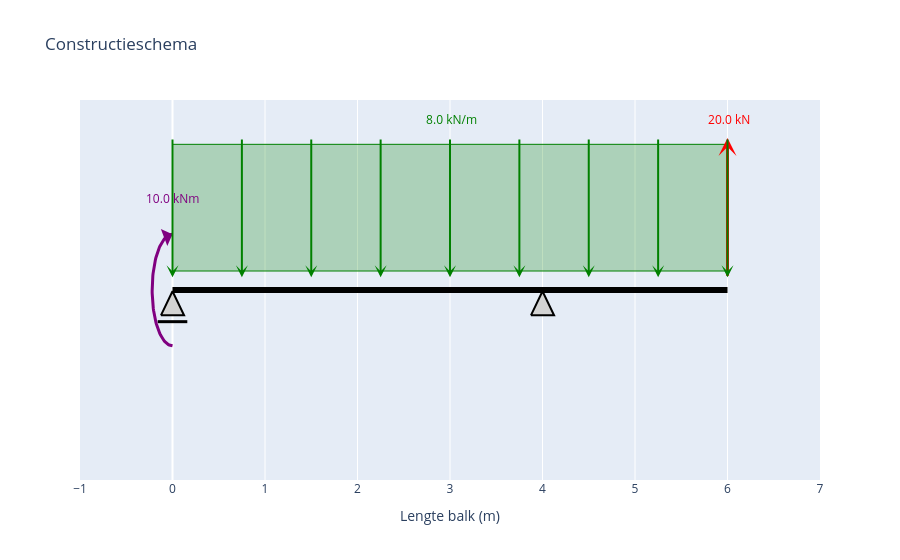

Write notebook code for a chart like this one.
### Code cell
# --- toon de figuren ---
fig_schema = maak_constructieschema_plotly()
fig_schema.show()

### Figure 1 — Plotly figure (JSON) as saved in the notebook; plotly's stock layout.template omitted (floating-point values rounded to 4 significant figures)
{"data": [{"hoverinfo": "skip", "line": {"color": "black", "width": 6}, "mode": "lines", "type": "scatter", "x": [0, 6], "y": [0, 0]}, {"fill": "toself", "fillcolor": "lightgray", "hoverinfo": "skip", "line": {"color": "black", "width": 2}, "mode": "lines", "opacity": 1, "type": "scatter", "x": [-0.125, 0.125, 0, -0.125], "y": [-0.2, -0.2, -0.01, -0.2]}, {"hoverinfo": "skip", "line": {"color": "black", "width": 3}, "mode": "lines", "type": "scatter", "x": [-0.16, 0.16], "y": [-0.25, -0.25]}, {"fill": "toself", "fillcolor": "lightgray", "hoverinfo": "skip", "line": {"color": "black", "width": 2}, "mode": "lines", "opacity": 1, "type": "scatter", "x": [3.875, 4.125, 4, 3.875], "y": [-0.2, -0.2, -0.01, -0.2]}, {"hoverinfo": "skip", "line": {"color": "purple", "width": 3}, "mode": "lines", "type": "scatter", "x": [-4.041e-17, -0.008746, -0.01748, -0.02618, -0.03485, -0.04346, -0.052, -0.06045, -0.06882, -0.07707, -0.0852, -0.0932, -0.101, -0.1087, -0.1163, -0.1236, -0.1307, -0.1377, -0.1444, -0.1509, -0.1571, -0.1631, -0.1688, -0.1743, -0.1795, -0.1844, -0.1891, -0.1934, -0.1974, -0.2011, -0.2045, -0.2076, -0.2103, -0.2127, -0.2148, -0.2165, -0.2179, -0.2189, -0.2196, -0.22, -0.22, -0.2196, -0.2189, -0.2179, -0.2165, -0.2148, -0.2127, -0.2103, -0.2076, -0.2045, -0.2011, -0.1974, -0.1934, -0.1891, -0.1844, -0.1795, -0.1743, -0.1688, -0.1631, -0.1571, -0.1509, -0.1444, -0.1377, -0.1307, -0.1236, -0.1163, -0.1087, -0.101, -0.0932, -0.0852, -0.07707, -0.06882, -0.06045, -0.052, -0.04346, -0.03485, -0.02618, -0.01748, -0.008746, 1.347e-17], "y": [-0.44, -0.4397, -0.4386, -0.4369, -0.4344, -0.4313, -0.4275, -0.4231, -0.4179, -0.4121, -0.4057, -0.3986, -0.3908, -0.3825, -0.3736, -0.364, -0.3539, -0.3432, -0.332, -0.3203, -0.308, -0.2953, -0.2821, -0.2684, -0.2544, -0.2399, -0.225, -0.2098, -0.1943, -0.1784, -0.1623, -0.1459, -0.1293, -0.1125, -0.09547, -0.07832, -0.06104, -0.04367, -0.02623, -0.008748, 0.008748, 0.02623, 0.04367, 0.06104, 0.07832, 0.09547, 0.1125, 0.1293, 0.1459, 0.1623, 0.1784, 0.1943, 0.2098, 0.225, 0.2399, 0.2544, 0.2684, 0.2821, 0.2953, 0.308, 0.3203, 0.332, 0.3432, 0.3539, 0.364, 0.3736, 0.3825, 0.3908, 0.3986, 0.4057, 0.4121, 0.4179, 0.4231, 0.4275, 0.4313, 0.4344, 0.4369, 0.4386, 0.4397, 0.44]}], "layout": {"annotations": [{"arrowcolor": "red", "arrowhead": 3, "arrowsize": 1, "arrowwidth": 3, "ax": 6, "axref": "x", "ay": 0.1, "ayref": "y", "showarrow": true, "text": "", "x": 6, "xref": "x", "y": 1.2, "yref": "y"}, {"font": {"color": "red"}, "showarrow": false, "text": " 20.0 kN", "x": 6, "y": 1.35}, {"arrowcolor": "purple", "arrowhead": 1, "arrowsize": 1, "arrowwidth": 3, "ax": -0.06045, "axref": "x", "ay": 0.4231, "ayref": "y", "showarrow": true, "text": "", "x": 1.347e-17, "xref": "x", "y": 0.44, "yref": "y"}, {"font": {"color": "purple"}, "showarrow": false, "text": "10.0 kNm", "x": 0, "y": 0.72}, {"arrowcolor": "green", "arrowhead": 3, "arrowsize": 1, "arrowwidth": 2, "ax": 0, "axref": "x", "ay": 1.2, "ayref": "y", "showarrow": true, "text": "", "x": 0, "xref": "x", "y": 0.1, "yref": "y"}, {"arrowcolor": "green", "arrowhead": 3, "arrowsize": 1, "arrowwidth": 2, "ax": 0.75, "axref": "x", "ay": 1.2, "ayref": "y", "showarrow": true, "text": "", "x": 0.75, "xref": "x", "y": 0.1, "yref": "y"}, {"arrowcolor": "green", "arrowhead": 3, "arrowsize": 1, "arrowwidth": 2, "ax": 1.5, "axref": "x", "ay": 1.2, "ayref": "y", "showarrow": true, "text": "", "x": 1.5, "xref": "x", "y": 0.1, "yref": "y"}, {"arrowcolor": "green", "arrowhead": 3, "arrowsize": 1, "arrowwidth": 2, "ax": 2.25, "axref": "x", "ay": 1.2, "ayref": "y", "showarrow": true, "text": "", "x": 2.25, "xref": "x", "y": 0.1, "yref": "y"}, {"arrowcolor": "green", "arrowhead": 3, "arrowsize": 1, "arrowwidth": 2, "ax": 3, "axref": "x", "ay": 1.2, "ayref": "y", "showarrow": true, "text": "", "x": 3, "xref": "x", "y": 0.1, "yref": "y"}, {"arrowcolor": "green", "arrowhead": 3, "arrowsize": 1, "arrowwidth": 2, "ax": 3.75, "axref": "x", "ay": 1.2, "ayref": "y", "showarrow": true, "text": "", "x": 3.75, "xref": "x", "y": 0.1, "yref": "y"}, {"arrowcolor": "green", "arrowhead": 3, "arrowsize": 1, "arrowwidth": 2, "ax": 4.5, "axref": "x", "ay": 1.2, "ayref": "y", "showarrow": true, "text": "", "x": 4.5, "xref": "x", "y": 0.1, "yref": "y"}, {"arrowcolor": "green", "arrowhead": 3, "arrowsize": 1, "arrowwidth": 2, "ax": 5.25, "axref": "x", "ay": 1.2, "ayref": "y", "showarrow": true, "text": "", "x": 5.25, "xref": "x", "y": 0.1, "yref": "y"}, {"arrowcolor": "green", "arrowhead": 3, "arrowsize": 1, "arrowwidth": 2, "ax": 6, "axref": "x", "ay": 1.2, "ayref": "y", "showarrow": true, "text": "", "x": 6, "xref": "x", "y": 0.1, "yref": "y"}, {"font": {"color": "green"}, "showarrow": false, "text": " 8.0 kN/m", "x": 3, "y": 1.35}], "autosize": true, "shapes": [{"fillcolor": "rgba(0,128,0,0.25)", "line": {"color": "green", "width": 1}, "type": "rect", "x0": 0, "x1": 6, "y0": 0.15, "y1": 1.15}], "showlegend": false, "title": {"text": "Constructieschema"}, "xaxis": {"autorange": false, "dtick": 1, "range": [-1, 7], "title": {"text": "Lengte balk (m)"}, "type": "linear"}, "yaxis": {"autorange": false, "range": [-1.5, 1.5], "showgrid": false, "showticklabels": false, "title": {}, "type": "linear", "zeroline": false}}}
